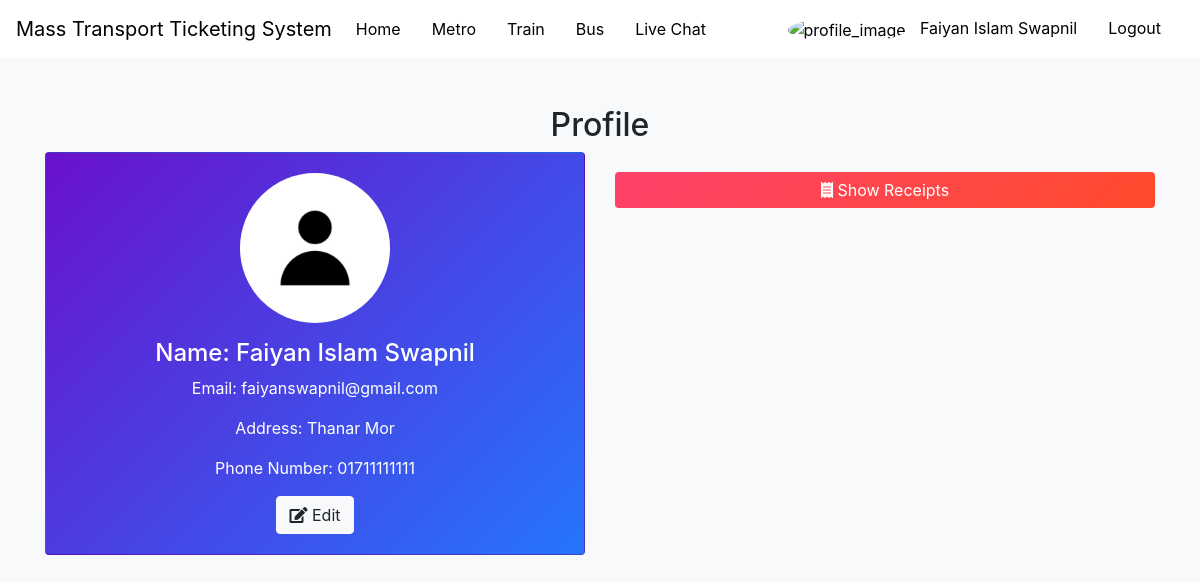
Page /profile.php (signed in) on the committed database.
### tables this page shows
CREATE TABLE `users` (
  `id` int(11) NOT NULL,
  `email` varchar(255) NOT NULL,
  `password` varchar(255) NOT NULL,
  `google_id` varchar(255) DEFAULT NULL,
  `name` varchar(255) DEFAULT NULL,
  `profile_image` varchar(255) DEFAULT NULL,
  `phone` varchar(20) DEFAULT NULL,
  `Address` varchar(255) NOT NULL
);

### profile.php (the view, shortened to what this page needs)
<?php
include 'db.php';
$user_id = $_SESSION['user_id'];
$stmt = $conn1->prepare("SELECT name, email, profile_image, address, phone FROM users WHERE id = ?");
$stmt->bind_param("i", $user_id);
$stmt->execute();
$stmt->bind_result($username, $email, $profile_image, $address, $phone_number);
?>
<!DOCTYPE html>
<html lang="en">
<head>
    <link href="https://stackpath.bootstrapcdn.com/bootstrap/4.5.2/css/bootstrap.min.css" rel="stylesheet">
    <link href="https://cdnjs.cloudflare.com/ajax/libs/font-awesome/5.15.3/css/all.min.css" rel="stylesheet">
</head>
<body>
    <?php include 'nav.php'; ?>
    <div class="container">
        <h2 class="text-center mt-5">Profile</h2>
        <div class="row">
            <div class="col-md-6">
                <div class="card mb-4 profile-card">
                    <div class="card-body text-center" id="profile-info">
                        <?php if ($profile_image): ?>
                            <img src="<?php echo $profile_image; ?>" class="rounded-circle mb-3 profile-image" width="150" height="150" alt="Profile Image">
                        <?php else: ?>
                            <img src="images\default_profile_account_photo.jpg" class="rounded-circle mb-3 profile-image" width="150" height="150" alt="Default Profile Image">
                        <?php endif; ?>
                        <h4>Name: <?php echo htmlspecialchars($username); ?></h4>
                        <p>Email: <?php echo htmlspecialchars($email); ?></p>
                        <p>Address: <?php echo htmlspecialchars($address); ?></p>
                        <p>Phone Number: <?php echo htmlspecialchars($phone_number); ?></p>
                        <button class="btn btn-light" onclick="toggleEditForm()"><i class="fas fa-edit"></i> Edit</button>
                    </div>
                </div>
            </div>
            <div class="col-md-6">
                <button class="btn btn-toggle btn-block" onclick="toggleReceipts()"><i class="fas fa-receipt"></i> Show Receipts</button>
            </div>
        </div>
    </div>
</body>
</html>

### profile.php (style rules this page uses)
body { background-color: #f8f9fa; }
.profile-card { background: linear-gradient(135deg, #6a11cb 0%, #2575fc 100%); color: #fff; transition: transform 0.3s ease-in-out, box-shadow 0.3s ease-in-out; }
.profile-image { transition: opacity 0.3s ease-in-out; }
.btn-toggle { margin-top: 20px; background: linear-gradient(135deg, #ff416c 0%, #ff4b2b 100%); color: #fff; border: none; }

### nav.php (style rules this page uses)
:root { --navbar-bg-light: #ffffff; --navbar-bg-dark: #2c2c2c; --nav-link-light: #000000; --nav-link-dark: #e0e0e0; --nav-link-hover: #007bff; }

### rows in the picture
users: profile_image (picture), name "Faiyan Islam Swapnil", email "faiyanswapnil@gmail.com", Address "Thanar Mor", phone "01711111111"

### other values in the picture
$_SESSION['user_name'] "Faiyan Islam Swapnil"
